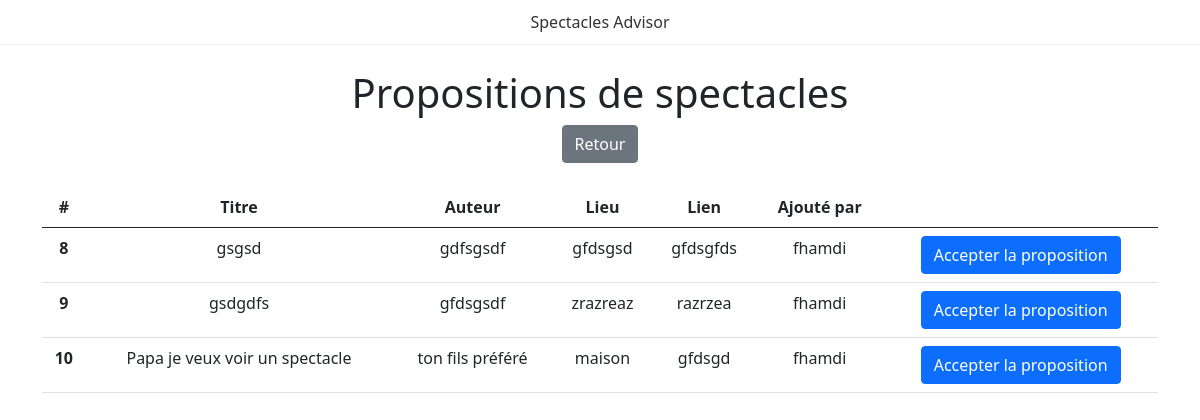
Page /spectaclesProposition.php (signed in) on the committed database.
### tables this page shows
CREATE TABLE IF NOT EXISTS `spectacle` (
  `id` int(11) UNSIGNED NOT NULL AUTO_INCREMENT,
  `titre` varchar(250) NOT NULL DEFAULT '',
  `auteur` varchar(250) NOT NULL DEFAULT '',
  `lieu` varchar(64) NOT NULL DEFAULT '',
  `id_users` int(11) UNSIGNED NOT NULL,
  `statut` tinyint(4) NOT NULL DEFAULT '0',
  `lien` varchar(64) NOT NULL DEFAULT '',
  PRIMARY KEY (`id`),
  KEY `fk_users` (`id_users`)
);

CREATE TABLE IF NOT EXISTS `users` (
  `id` int(11) UNSIGNED NOT NULL AUTO_INCREMENT,
  `email` varchar(250) NOT NULL DEFAULT '',
  `pseudonym` varchar(64) NOT NULL DEFAULT '',
  `password` varchar(64) NOT NULL DEFAULT '',
  `administrateur` tinyint(4) NOT NULL DEFAULT '0',
  `expert` tinyint(4) NOT NULL DEFAULT '0',
  `contributeur` tinyint(4) NOT NULL DEFAULT '0',
  PRIMARY KEY (`id`)
);

### spectaclesProposition.php (the view, shortened to what this page needs)
<!DOCTYPE html>
    <html>
        <head>
            <link rel="stylesheet" type="text/css" href="assets/css/style.css">
            <link href="https://cdn.jsdelivr.net/npm/bootstrap@5.0.1/dist/css/bootstrap.min.css" rel="stylesheet">
        </head>
        <body>
            <div class="header">
                <a href="/projet/accueil.php">Spectacles Advisor</a>
            </div>
            <div class="container">
                <br /> <h1> Propositions de spectacles </h1>
                <a href="javascript:history.go(-1)"><button type="button" class="btn btn-secondary"> Retour </button></a>
                <br/>
                <table class="table">
                    <thead>
                        <tr>
                        <th scope="col">#</th>
                        <th scope="col">Titre</th>
                        <th scope="col">Auteur</th>
                        <th scope="col">Lieu</th>
                        <th scope="col">Lien</th>
                        <th scope="col">Ajouté par</th>
                        <th scope="col">  </th>
                        </tr>
                    </thead>
                    <br/>
                    <tbody>
                    <?php
                        require 'database.php';
                        if(isset($_SESSION['user_id'])){
                            $records = $conn->query('SELECT * FROM spectacle where statut=0');
                            while($donnees = $records->fetch()){
                                print('<form method="post" action="spectaclesProposition.php">');
                                    print('<tr>');
                                        print('<th>'); print($donnees['id'] ."\n"); print('</th>');
                                        print('<td>'); print($donnees['titre'] ."\n");  print('</td>');
                                        print('<td>'); print($donnees['auteur'] ."\n"); print('</td>');
                                        print('<td>'); print($donnees['lieu'] ."\n"); print('</td>');
                                        print('<td>'); print($donnees['lien'] ."\n"); print('</td>');
                                        $users = $conn->query('SELECT pseudonym FROM users where id=' .$donnees['id_users']);
                                        $row = $users->fetch();
                                        print('<td>'); print($row['pseudonym'] ."\n"); print('</td>');
                                            print('<td>');
                                                print('<button type="submit" class="btn btn-primary">');
                                                    print('Accepter la proposition');
                                                print('</button>');
                                        print('</td>');
                                    print('</tr>');
                                print('</form>');
                            }
                        }
                        ?>
                        </tbody>
                </table>
            </div>
        </body>
    </html>

### assets/css/style.css (style rules this page uses)
body { margin:0px; padding:0px; font-family: 'Comfortaa', cursive; text-align:center; }
.header { border-bottom:1px solid #eee; padding:10px 0px; width:100%; text-align:center; }
.header a { color:#333; text-decoration: none; }

### rows in the picture
spectacle: id "8", titre "gsgsd", auteur "gdfsgsdf", lieu "gfdsgsd", lien "gfdsgfds", id_users.pseudonym "fhamdi"
spectacle: id "9", titre "gsdgdfs", auteur "gfdsgsdf", lieu "zrazreaz", lien "razrzea", id_users.pseudonym "fhamdi"
spectacle: id "10", titre "Papa je veux voir un spectacle", auteur "ton fils préféré", lieu "maison", lien "gfdsgd", id_users.pseudonym "fhamdi"
